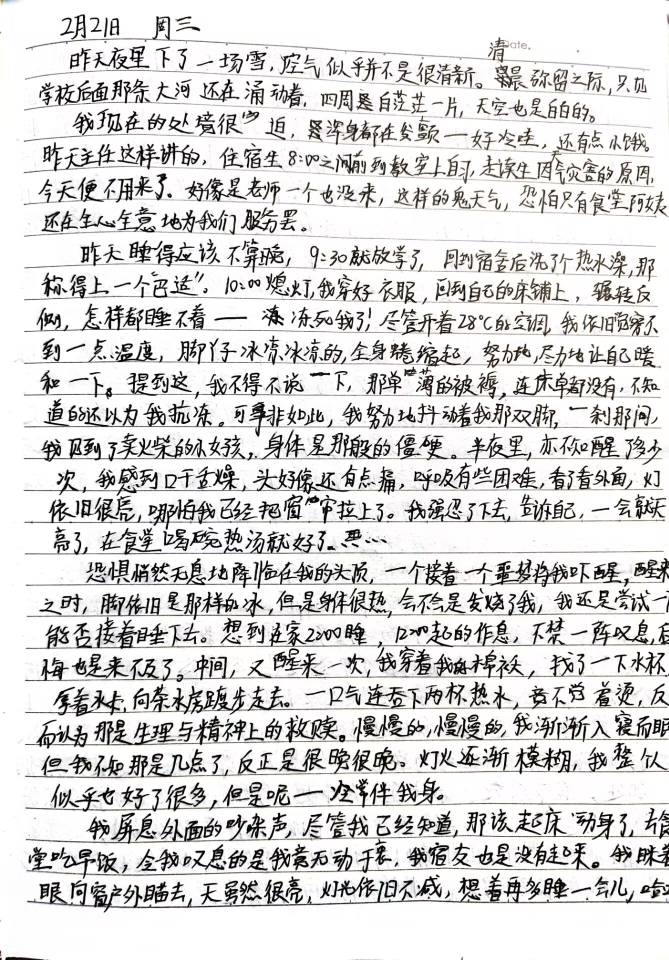
#> input picture assets-source/diary/diary_2023_01.jpg, 1338 x 1920 px (shown at 1/2 size)
$ python make-hero-backdrop.py ../assets-source/diary/diary_2023_01.jpg out.png
#> lines starting #> are read from the running program, lines starting #| are printed output that depends on the picture
"""把站主头像处理成首屏封面用的背景资源。

设计取舍：
  * 首屏要求「轻微模糊，能看清头像轮廓」，所以**不再预烘模糊**——
    预烘的模糊量会随视口缩放而失真，改成由 CSS filter: blur() 精确控制。
  * 这里只做两件事：格式转 WebP 压体积、限制像素尺寸（1080px 源图铺满
    1440 视口已是 1.33 倍放大，再大没有意义）。

用法：
  python scripts/make-hero-backdrop.py [源图路径] [输出路径]
"""
from pathlib import Path
import sys
from PIL import Image

ROOT = Path(__file__).resolve().parent.parent
DEFAULT_SRC = ROOT / "assets-source" / "avatar-original.jpg"
DEFAULT_OUT = ROOT / "public" / "hero" / "avatar.webp"

# 铺满 1440x900 视口需要约 1440px 宽（方形图按 cover 裁切），但成品还要经
# CSS blur(6px)，细节会被抹平。实测 864px / q78 放大到 1440 再模糊后，
# 与 1080px / q84 的逐像素平均差异仅 0.60/255，体积却从 99.5KB 降到 60KB。
MAX_EDGE = 864
QUALITY = 78

src = Path(sys.argv[1]) if len(sys.argv) > 1 else DEFAULT_SRC
out = Path(sys.argv[2]) if len(sys.argv) > 2 else DEFAULT_OUT

if not src.exists():
    raise SystemExit(f"找不到源图：{src}")

source = Image.open(src).convert("RGB")
#> source is the input picture: PIL image 1338x1920 RGB; mean R, G, B 215, 214.1, 213.6
print(f"源图 {src.name}  {source.size}  {src.stat().st_size / 1024:.1f} KB")
#| 源图 diary_2023_01.jpg  (1338, 1920)  780.8 KB

image = source
if max(source.size) > MAX_EDGE:
    scale = MAX_EDGE / max(source.size)
#> scale = 0.45
    image = source.resize(
        (round(source.width * scale), round(source.height * scale)), Image.LANCZOS
    )
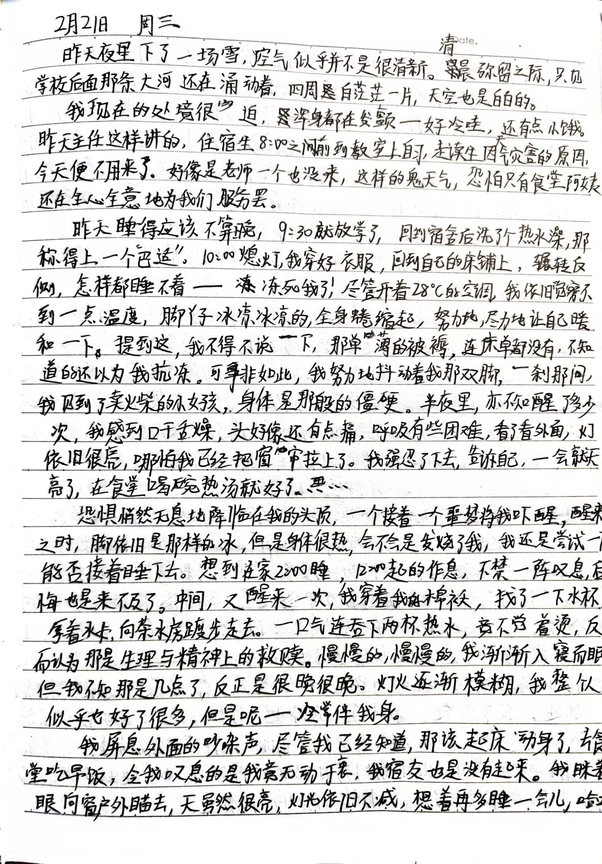
#> image: PIL image 602x864 RGB; mean R, G, B 214.5, 213.6, 213.2

out.parent.mkdir(parents=True, exist_ok=True)
image.save(out, format="WEBP", quality=QUALITY, method=6)

#> (the run stopped early here; a loop or call above may not have finished)

$ run again, on assets-source/diary/diary_2023_03.jpg
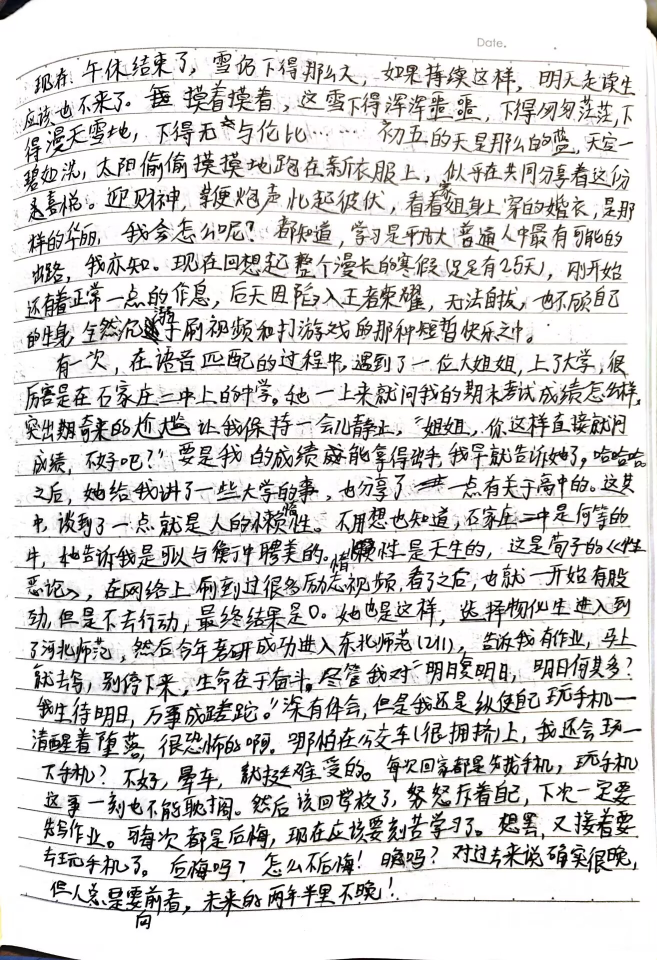
#> input picture assets-source/diary/diary_2023_03.jpg, 1314 x 1920 px (shown at 1/2 size)
#> source is the input picture: PIL image 1314x1920 RGB; mean R, G, B 214.3, 212.8, 211.8
#| 源图 diary_2023_03.jpg  (1314, 1920)  775.0 KB
#> `image = source.resize( (round(source.width * scale), round(source.heig..`:
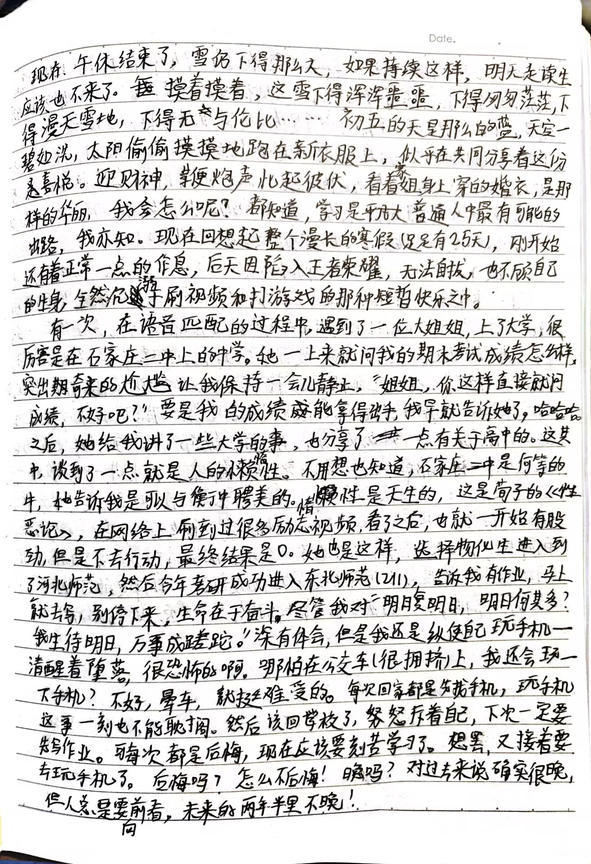
#> image: PIL image 591x864 RGB; mean R, G, B 213.6, 212.4, 211.5

$ run again, on assets-source/diary/diary_2023_04.jpg
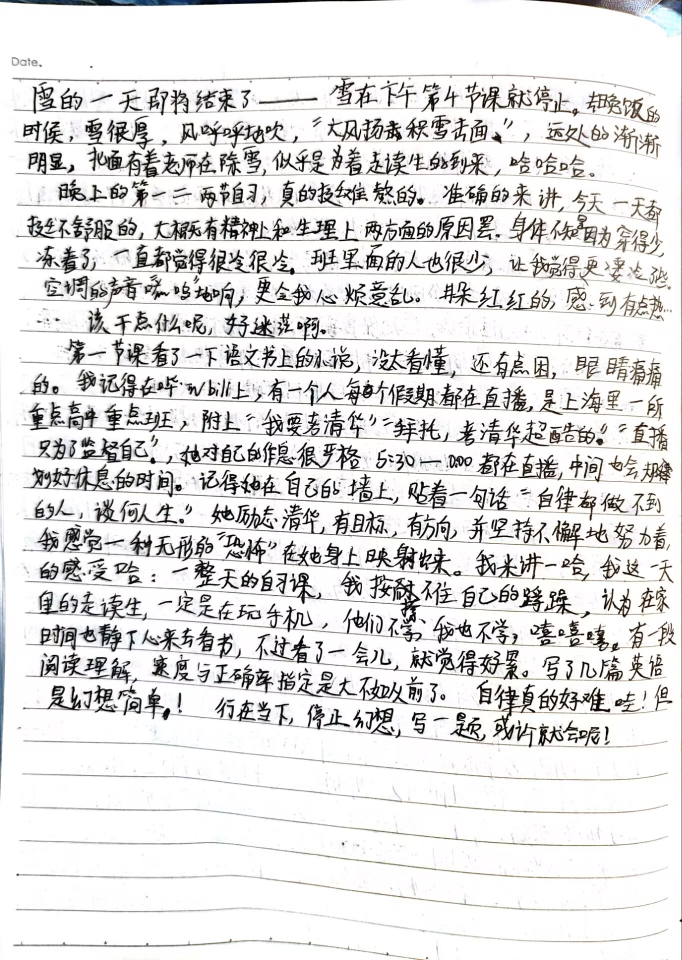
#> input picture assets-source/diary/diary_2023_04.jpg, 1363 x 1920 px (shown at 1/2 size)
#> source is the input picture: PIL image 1363x1920 RGB; mean R, G, B 223.6, 222.7, 222.3
#| 源图 diary_2023_04.jpg  (1363, 1920)  638.8 KB
#> `image = source.resize( (round(source.width * scale), round(source.heig..`:
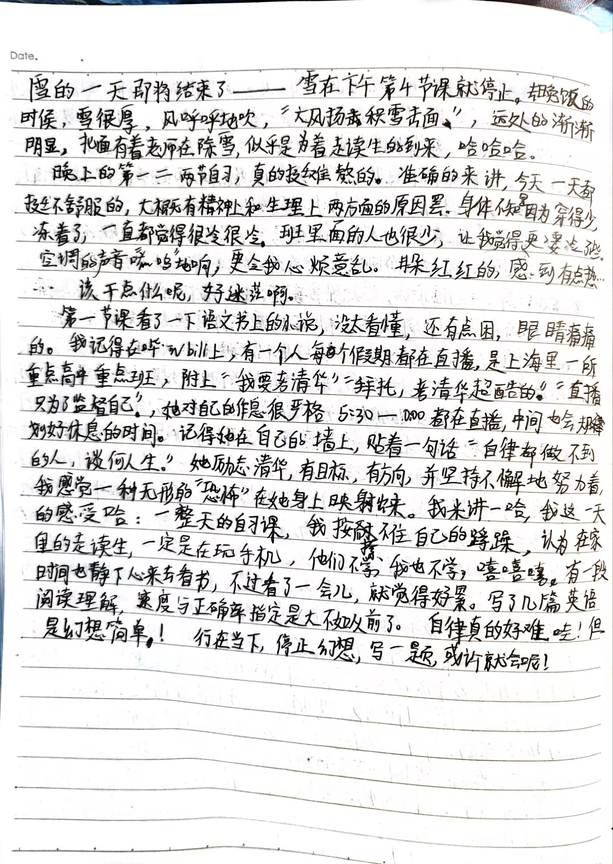
#> image: PIL image 613x864 RGB; mean R, G, B 223.1, 222.3, 222

$ run again, on assets-source/diary/diary_2023_05.jpg
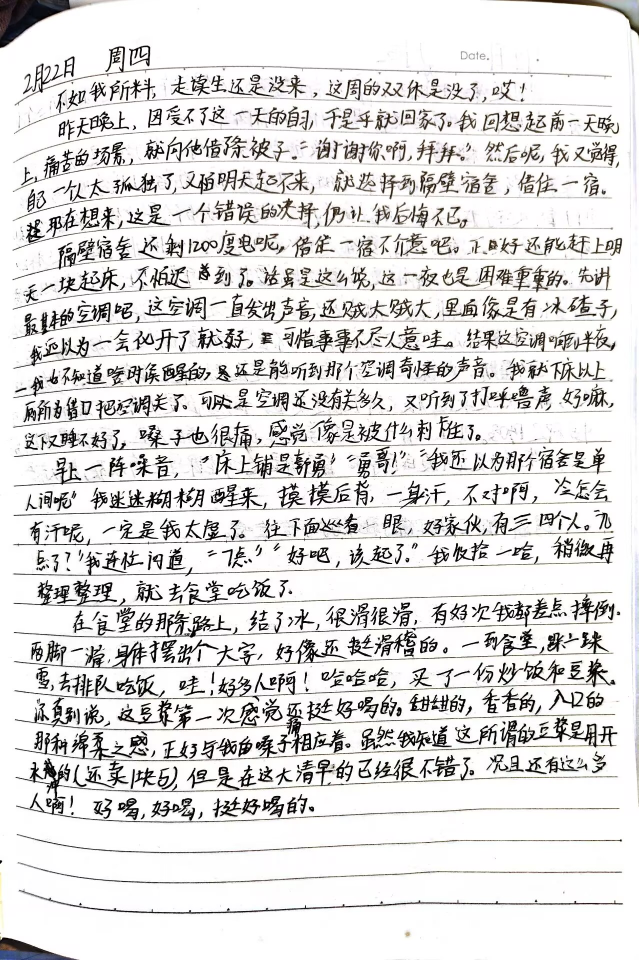
#> input picture assets-source/diary/diary_2023_05.jpg, 1277 x 1920 px (shown at 1/2 size)
#> source is the input picture: PIL image 1277x1920 RGB; mean R, G, B 221.3, 220, 219.4
#| 源图 diary_2023_05.jpg  (1277, 1920)  742.4 KB
#> `image = source.resize( (round(source.width * scale), round(source.heig..`:
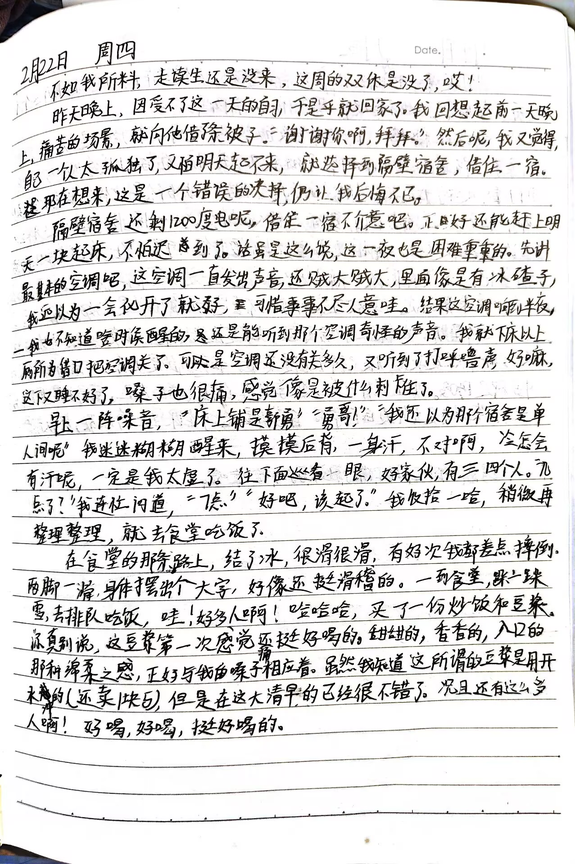
#> image: PIL image 575x864 RGB; mean R, G, B 220.5, 219.5, 218.9
